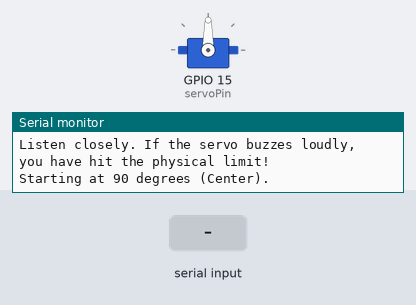
A sketch run on a simulated ESP32. Parts: servo, the last lines printed to the serial monitor. The inputs (shaded band) are chosen by the test bench.

Above: at 1.2 s.
1.3 s: "30,150\n" received over Serial
At 2.1 s:
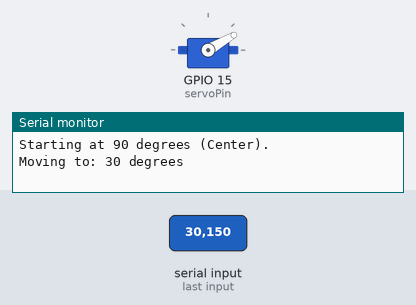
2.8 s: "5\n" received over Serial
At 3.2 s:
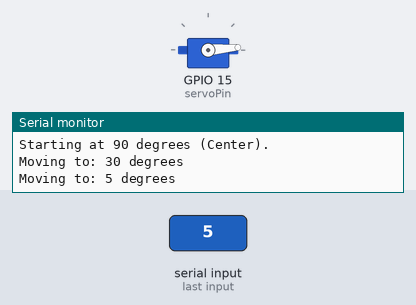
4.3 s: "90,45\n" received over Serial
At 5.6 s:
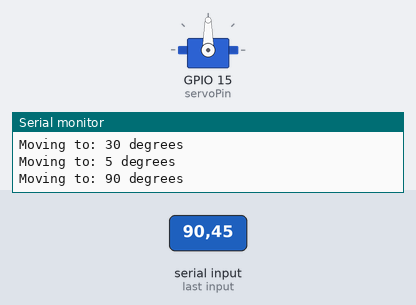
Timing chart, 0 to 7.3 s (numbered marks = the images above; inputs shaded):
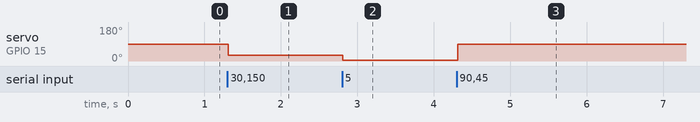

Measured:
- after the input at 1.3 s, servo on GPIO 15 (servoPin): 90° → 30° at once
- after the input at 2.8 s, servo on GPIO 15 (servoPin): 30° → 5° at once
- after the input at 4.3 s, servo on GPIO 15 (servoPin): 5° → 90° at once

The sketch:

servo_calibration.ino
```cpp
#include <ESP32Servo.h>

Servo myServo;

// CHANGE THIS to the pin your servo is connected to
const int servoPin = 15;

void setup() {
  Serial.begin(115200);

  // Initialize ESP32 Servo
  // Standard SG90 pulse widths are usually 500us to 2400us
  myServo.setPeriodHertz(50);
  myServo.attach(servoPin, 500, 2400);

  Serial.println("\n=== SG90 SERVO CALIBRATOR ===");
  Serial.println("Type an angle between 0 and 180 and hit enter.");
  Serial.println("Listen closely. If the servo buzzes loudly, you have hit the physical limit!");

  // Start at exactly 90 degrees (center)
  myServo.write(90);
  Serial.println("Starting at 90 degrees (Center).");
}

void loop() {
  if (Serial.available() > 0) {
    int targetAngle = Serial.parseInt();

    // Clear the serial buffer
    delay(10);
    while(Serial.available() > 0) { Serial.read(); }

    if (targetAngle >= 0 && targetAngle <= 180) {
      Serial.print("Moving to: ");
      Serial.print(targetAngle);
      Serial.println(" degrees");

      myServo.write(targetAngle);
    } else {
      Serial.println("Please enter a valid angle between 0 and 180.");
    }
  }
}
```
